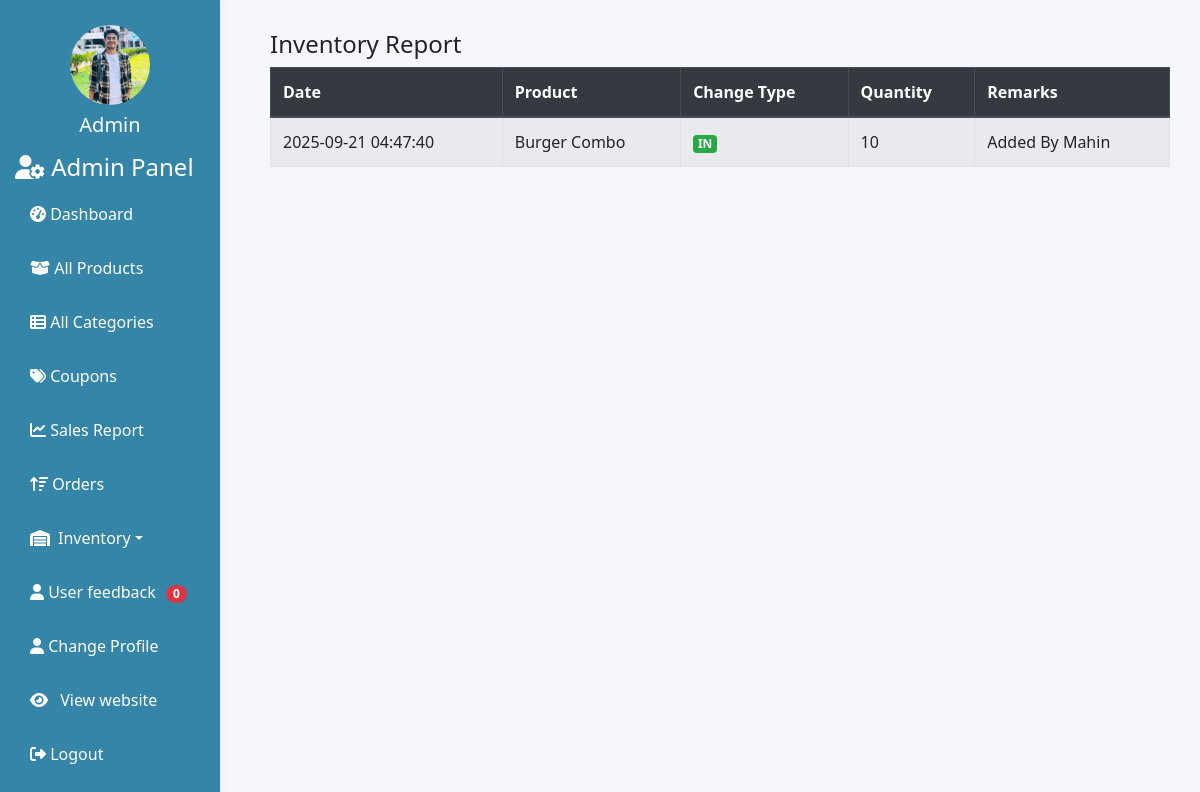
The page /admin/index.php?page=inventory_report (signed in) on the database its author committed.
### tables this page shows
CREATE TABLE `inventory` (
  `id` int(11) NOT NULL,
  `product_id` int(11) NOT NULL,
  `change_type` enum('in','out') NOT NULL,
  `quantity` int(11) NOT NULL,
  `remarks` varchar(255) DEFAULT NULL,
  `created_at` timestamp NOT NULL DEFAULT current_timestamp()
);

CREATE TABLE `products` (
  `id` int(11) NOT NULL,
  `product_name` varchar(100) NOT NULL,
  `description` text DEFAULT NULL,
  `product_image` varchar(255) DEFAULT NULL,
  `unit_price` int(8) NOT NULL,
  `selling_price` int(8) NOT NULL,
  `stock_amount` int(11) DEFAULT NULL,
  `category_id` int(11) NOT NULL,
  `created_at` timestamp NOT NULL DEFAULT current_timestamp()
);

### admin/pages/inventory_report.php (the view)
<?php
require_once 'dbConfig.php';
$query = "SELECT i.*, p.product_name FROM inventory i JOIN products p ON i.product_id = p.id ORDER BY i.created_at DESC";
$stmt = $DB_con->query($query);
$logs = $stmt->fetchAll(PDO::FETCH_ASSOC);
?>
<h4>Inventory Report</h4>
<table class="table table-bordered table-striped">
    <thead class="thead-dark">
        <tr>
            <th>Date</th>
            <th>Product</th>
            <th>Change Type</th>
            <th>Quantity</th>
            <th>Remarks</th>
        </tr>
    </thead>
    <tbody>
        <?php foreach ($logs as $log): ?>
            <tr>
                <td><?= $log['created_at'] ?></td>
                <td><?= htmlspecialchars($log['product_name']) ?></td>
                <td>
                    <?php if ($log['change_type'] === "in"): ?>
                        <span class="badge badge-success">IN</span>
                    <?php else: ?>
                        <span class="badge badge-danger">Out</span>
                    <?php endif; ?>
                </td>
                <td><?= $log['quantity'] ?></td>
                <td><?= htmlspecialchars($log['remarks']) ?></td>
            </tr>
        <?php endforeach; ?>
    </tbody>
</table>

### admin/includes/sidebar.php (shortened to what this page needs)
<div class="sidebar">
	<div class="text-center mb-3">
		<?php
		require_once __DIR__ . '/../dbConfig.php';
		$admin_id = $_SESSION['admin_id'] ?? null;
		$adminPhoto = 'default.jpg';
		$adminName = 'Admin';
		if ($admin_id) {
			$stmt = $DB_con->prepare("SELECT * FROM admins WHERE id =?");
			$stmt->execute([$admin_id]);
			$admin = $stmt->fetch(PDO::FETCH_ASSOC);
			if ($admin) {
				$adminPhoto = !empty($admin['photo']) ? $admin['photo'] : 'default.jpg';
				$adminName = $admin['username'];
			}
		}
		?>
		<img src="../uploads/admins/<?= htmlspecialchars($adminPhoto) ?>" alt="Profile" class="rounded-circle" width="80" height="80">
		<h5 class="mt-2"><?= htmlspecialchars($adminName) ?></h5>
	</div>
	<h4><i class="fas fa-user-cog"></i> Admin Panel</h4>
	<a href="index.php?page=dashboard"><i class="fas fa-tachometer-alt"></i> Dashboard</a>
	<a href="index.php?page=products"><i class="fas fa-box-open"></i> All Products</a>
	<a href="index.php?page=categories"><i class="fas fa-th-list"></i> All Categories</a>
	<a href="index.php?page=coupons"><i class="fas fa-tags"></i> Coupons</a>
	<a href="index.php?page=sales_report"><i class="fas fa-chart-line"></i> Sales Report</a>
	<a href="index.php?page=orders" id="menuOrders">
		<i class="fa-solid fa-arrow-up-wide-short"></i> Orders
	</a>
	<a href="#inventorySubmenu" data-toggle="collapse" aria-expanded="false" class="dropdown-toggle d-flex align-items-center">
		<i class="fas fa-warehouse mr-2"></i> Inventory
	</a>
	<a href="index.php?page=feedback">
		<i class="fas fa-user"></i> User feedback
		<span id="fbcount" class="badge badge-pill badge-danger" style="margin-left: 6px;">0</span>
	</a>
	<a href="index.php?page=admin_profile"><i class="fas fa-user"></i> Change Profile</a>
	<a href="../index.php" style="color: white; text-decoration: none;">
		<i class="fa-solid fa-eye mr-2"></i> View website
	</a>
	<a href="logout.php"><i class="fas fa-sign-out-alt"></i> Logout</a>
</div>

### admin/includes/header.php (style rules this page uses)
body { margin: 0; padding: 0; font-family: 'Segoe UI', sans-serif; background-color: #f5f7fa; }
.sidebar { width: 220px; height: 100vh; position: fixed; background-color: #3485A7; color: white; padding: 25px 15px; box-shadow: 2px 0 8px rgba(0, 0, 0, 0.05); overflow-y: auto; }
.sidebar a { color: white; display: block; padding: 10px 15px; margin: 10px 0; border-radius: 6px; text-decoration: none; transition: background-color 0.3s ease; }

### admin/includes/sidebar.php (style rules this page uses)
.sidebar a.dropdown-toggle { cursor: pointer; }

### rows shown on the page
inventory: created_at "2025-09-21 04:47:40", product.product_name "Burger Combo", change_type "IN", quantity "10", remarks "Added By Mahin"

### other values the page prints
$adminName "Admin"
